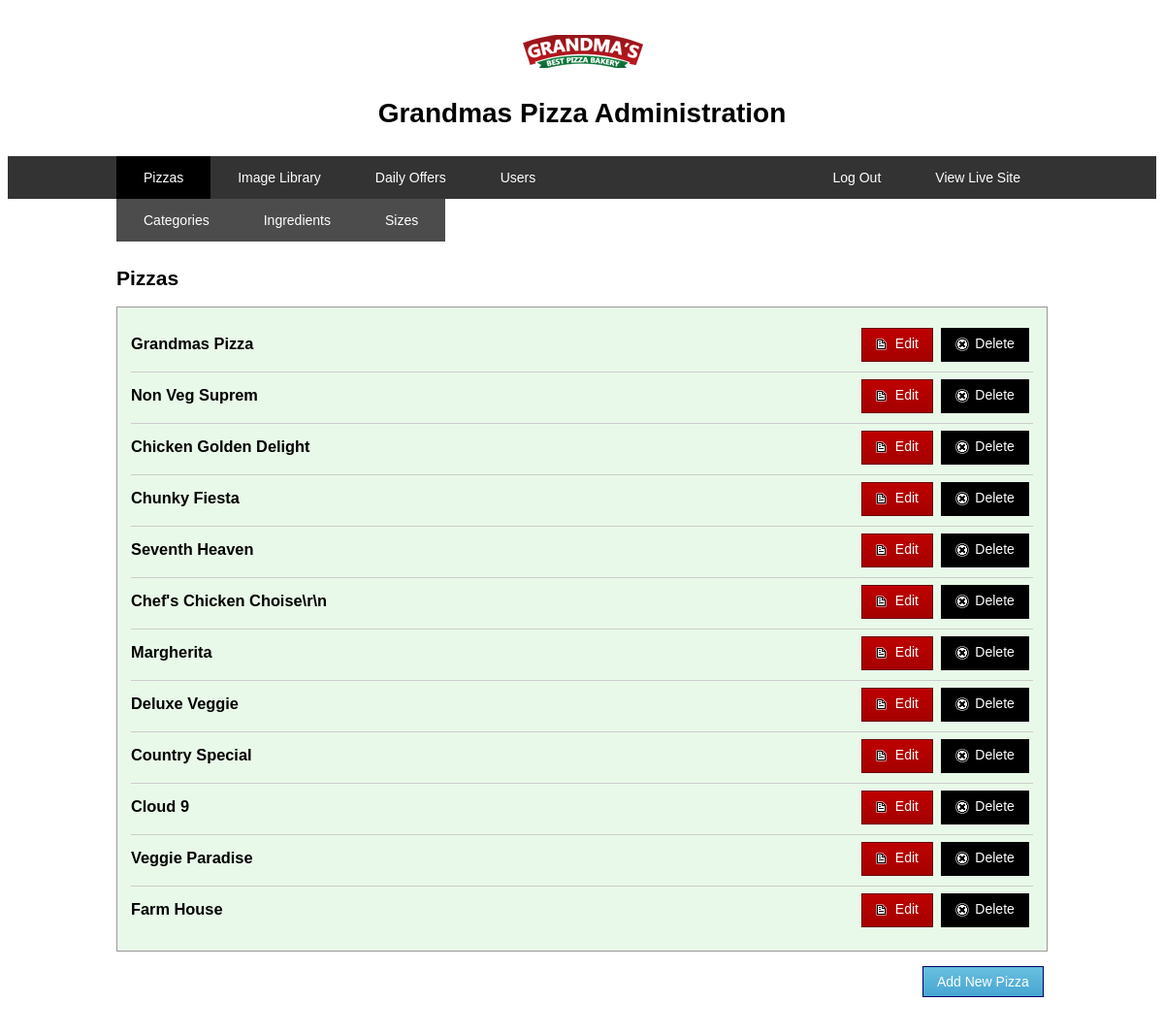
/admin/list-pizzas.php (signed in), run on the app's committed database.
### tables this page shows
CREATE TABLE `pizza` (
  `p_id` int(11) NOT NULL,
  `p_name` varchar(255) NOT NULL,
  `p_photo` varchar(255) NOT NULL,
  `Category` int(11) NOT NULL
);

### includes/class.user.php (called while the page is built, shortened)
<?php
class USER
{
  public function __construct()
  {
    $database = new Database();
  }
  public function is_logged_in()
  {
    if (isset($_SESSION['userSession'])) {
      return true;
    }
  }
}

### includes/session.php (called while the page is built, shortened)
<?php
include("dbconnect.php");
class Session
{
  function checkLogin()
  {
    if (isset($_SESSION['username'])) {
      return true;
    }
    else {
      return false;
    }
  }
  function getPizzas()
  {
    global $database;
    $sql = "Select * from pizza";
    $stmt = $database->connection->prepare($sql);
    $stmt->execute();
    $pizzas = $stmt->fetchAll(PDO::FETCH_ASSOC);
    return $pizzas;
  }
  function getUser($userId)
  {
    global $database;
    $sql = "Select * from users WHERE userID = :userID";
    $stmt = $database->connection->prepare($sql);
    $stmt->bindParam('userID', $userId);
    $stmt->execute();
    $user = $stmt->fetch();
    return $user;
  }
}
$session = new Session();
?>

### includes/dbconnect.php (called while the page is built, shortened)
<?php
class MySQLDB
{
  function __construct()
  {
    try {
      $this->connection = new PDO('mysql:host=' . DB_SERVER . ';dbname=' . DB_NAME, DB_USER, DB_PASS);
    } catch (PDOException $e) {
      echo "Error connecting to database.";
    }
  }
}
?>

### admin/list-pizzas.php (the view, shortened to what this page needs)
<?php
include('../includes/session.php');
require_once '../includes/class.user.php';
$user_login = new USER();
?>
<!doctype html>
<html class="no-js" lang="">
<head>
  <link rel="stylesheet" type="text/css" href="ui/css/admin.css"/>
</head>
<body>
<?php
if ($user_login->is_logged_in())
{
$userId = $_SESSION['userSession'];
$user = $session->getUser($userId);
if ($user['userAdmin'] == 1)
{
?>
<div id="header" class="page-header">
  <a href="frontPage.php" class="logo-home">
    <img id="logo" src="../ui/images/logo.png" alt="Grandmas Pizza"/>
  </a>
  <h1>Grandmas Pizza Administration</h1>
  <div class="navbar">
    <ul class="nav">
      <li class="right"><a href="../" target="_blank">View Live Site</a></li>
      <li class="active"><a href="list-pizzas.php">Pizzas</a>
        <ul class="subnav">
          <li><a href="list-categories.php">Categories</a></li>
          <li><a href="list-ingredients.php">Ingredients</a></li>
          <li><a href="list-sizes.php">Sizes</a></li>
        </ul>
      </li>
      <li><a href="list-gallery-images.php">Image Library</a></li>
      <li><a href="list-dailyoffers.php">Daily Offers</a></li>
      <li><a href="list-users.php">Users</a></li>
      <li class="right"><a href="../includes/logout.php">Log Out</a></li>
    </ul>
  </div>
</div>
<div class="page-body">
  <h2>Pizzas</h2>
  <ul class="items-list clearfix">
    <?php
    $pizzas = $session->getPizzas();
    foreach ($pizzas as $pizza):
      ?>
      <li>
        <h3><?= $pizza['p_name'] ?></h3>
        <div class="actions">
          <a class="button icon delete" href="list-pizzas.php?action=delete&p_id=<?= $pizza['p_id'] ?>">Delete</a>
          <a class="button icon edit" href="edit-pizza.php?p_id=<?= $pizza['p_id'] ?>">Edit</a>
        </div>
      </li>
    <?php endforeach; ?>
  </ul>
  <p>
    <a class="button add" href="add-pizza.php">Add New Pizza</a>
  </p>
  <?php }
  else {
    $user_login->redirect('../index.php');
  }
  }
  else {
    $user_login->redirect('../index.php');
    echo "test";
  }
  ?>
</div>
</body>
</html>

### admin/ui/css/admin.css (style rules this page uses)
* { box-sizing: border-box; }
.button.add:after, .page-body:after, .clearfix:after { content: ""; display: table; clear: both; }
body { font-family: verdana, helvetica, sans-serif; font-size: 87.5%; padding-top: 2em; }
h1, h2, h3 { font-family: arial, helvetica, sans-serif; }
.logo-home { display: block; width: 145px; text-align: center; margin-left: auto; margin-right: auto; }
h1 { text-align: center; margin: 1em 0; }
h2 { margin-top: 2em; }
p { clear: both; margin: 10px 0; }
.navbar { color: #fff; margin-bottom: 5em; background: #222; background: rgba(0, 0, 0, 0.8); }
.navbar ul { max-width: 960px; list-style: none; padding: 0; margin-left: auto; margin-right: auto; }
.navbar ul:after { content: ""; display: table; clear: both; }
.navbar ul li { display: block; }
.navbar ul li.active { background: #000; }
.navbar li a { display: inline-block; width: 100%; padding: 1em 2em; color: #fff; text-decoration: none; transition: background-color 0.1s ease; }
@media (min-width: 768px) { .navbar ul li { display: inline-block; float: left; } }
@media (min-width: 768px) { .navbar li.right { float: right; } }
@media (min-width: 768px) { .navbar li a { width: auto; } }
.navbar li:hover .subnav, .navbar li.active .subnav { display: block; }
.subnav { position: absolute; display: none; color: #fff; background: #444; background: rgba(0, 0, 0, 0.7); }
.page-body { max-width: 960px; padding-bottom: 2em; margin-left: auto; margin-right: auto; }
.button { float: right; font-size: 100%; color: #fff; margin: 0.1em 0.3em; padding: 0.5em 1em; text-decoration: none; cursor: pointer; }
.button.add { background: #69bfe0; background: -moz-linear-gradient(top, #69bfe0 0%, #47a6d2 100%); background: -webkit-linear-gradient(top, #69bfe0 0%, #47a6d2 100%); background: linear-gradient(to bottom, #69bfe0 0%, #47a6d2 100%); filter: progid:DXImageTransform.Microsoft.gradient(startColorstr='#69bfe0', endColorstr='#47a6d2', GradientType=0); border: solid 1px #006; }
.button.edit { background: #bd0100; background: -moz-linear-gradient(top, #bd0100 0%, #a50000 100%); background: -webkit-linear-gradient(top, #bd0100 0%, #a50000 100%); background: linear-gradient(to bottom, #bd0100 0%, #a50000 100%); filter: progid:DXImageTransform.Microsoft.gradient(startColorstr='#bd0100', endColorstr='#a50000', GradientType=0); border: solid 1px #600; }
.button.delete, .button.cancel { background: #000; border: solid 1px #000; }
.button.icon:before { display: inline-block; vertical-align: middle; height: 20px; width: 20px; margin-top: -1px; content: ''; }
.button.edit:before { background: url(../images/icon-edit.png) no-repeat; }
.button.delete:before, .button.cancel:before { background: url(../images/icon-delete.png) no-repeat; }
.items-list { padding: 1em; border: solid 1px #999; background: #e9f9e9; }
.items-list li { clear: both; display: block; border-top: solid 1px #ccc; padding-bottom: 0.4em; padding: 0.4em 0 0.2em; text-align: right; }
.items-list li:first-child { border-top: 0; }
.items-list h3 { float: left; margin-top: 0.5em; }
.items-list .actions { xfloat: right; }
.items-list .actions:after { content: ""; display: table; clear: both; }

### data on the page
pizza: p_name "Grandmas Pizza"
pizza: p_name "Non Veg Suprem"
pizza: p_name "Chicken Golden Delight"
pizza: p_name "Chunky Fiesta"
pizza: p_name "Seventh Heaven"
pizza: p_name "Chef's Chicken Choise\\r\\n"
pizza: p_name "Margherita"
pizza: p_name "Deluxe Veggie"
pizza: p_name "Country Special"
pizza: p_name "Cloud 9"
pizza: p_name "Veggie Paradise"
pizza: p_name "Farm House"
